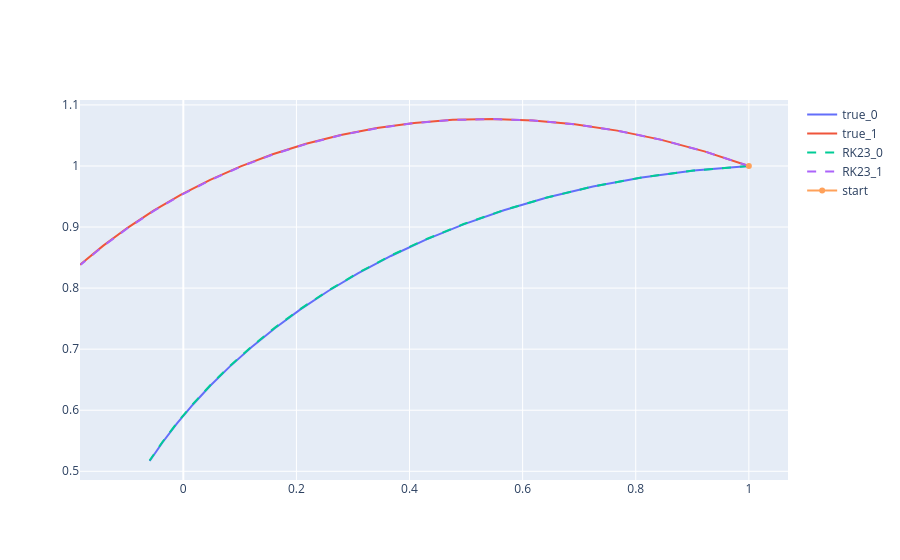

Write notebook code for a chart like this one.
### Code cell
fig = go.Figure()
for sol_name, sol in solutions.items():
    for i, sys_sol in enumerate(sol):
        line = dict(dash="dash") if sol_name.count("true") == 0 else None
        fig.add_trace(
            go.Scatter(
                x=sys_sol[:, 0],
                y=sys_sol[:, 1],
                mode='lines',
                name=f"{sol_name}_{i}",
                line=line
            )
        )
fig.add_trace(
    go.Scatter(
        x=[x0[0]],
        y=[x0[1]],
        name="start"
    )
)
fig.show()
